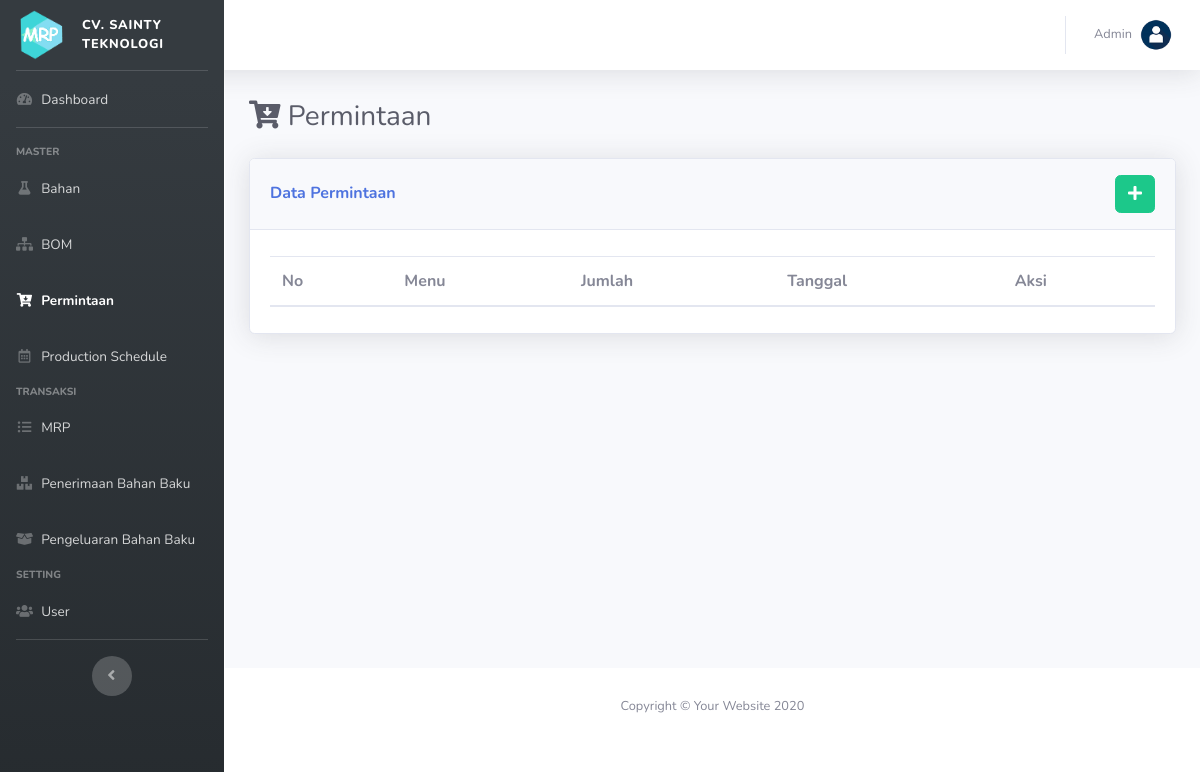
/index.php?p=permintaan, run on an earlier commit of the app's database.
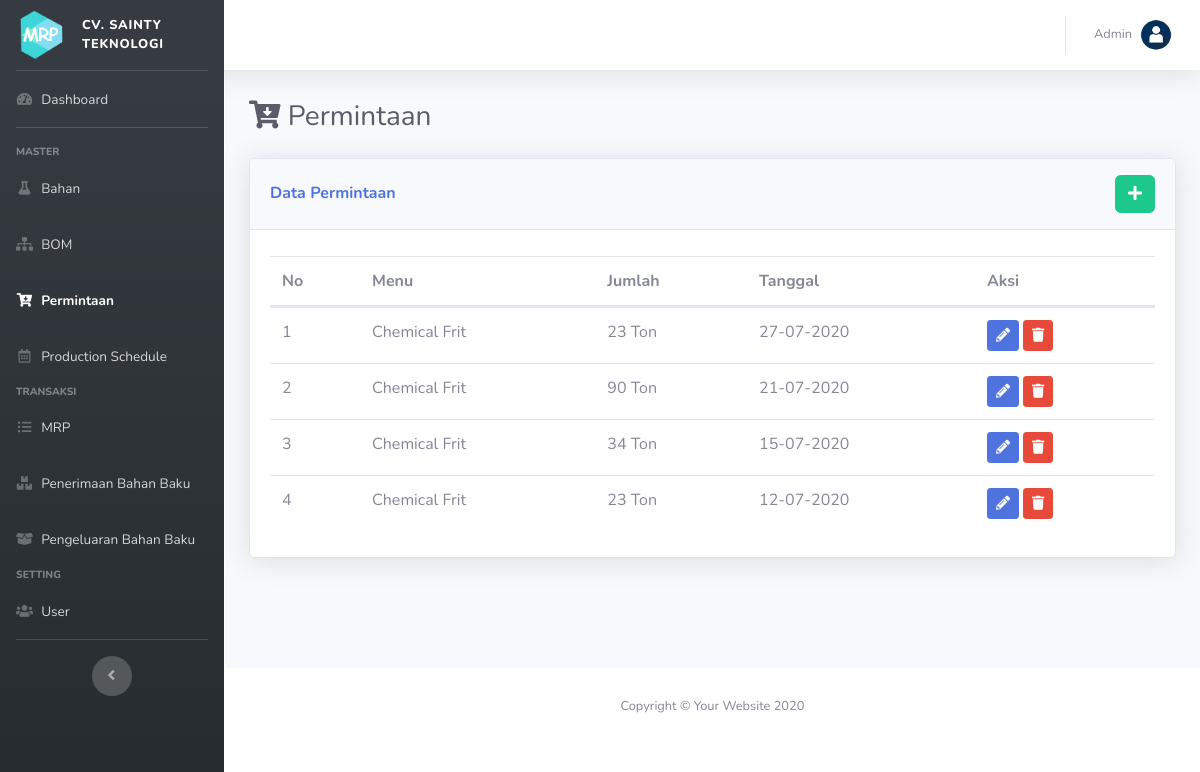
And on a later commit of the database.
### tables this page shows
CREATE TABLE IF NOT EXISTS `permintaan` (
  `id_permintaan` int(11) NOT NULL AUTO_INCREMENT,
  `id_bom` int(11) DEFAULT NULL,
  `jumlah` int(11) DEFAULT NULL,
  `tanggal` date DEFAULT NULL,
  PRIMARY KEY (`id_permintaan`) USING BTREE,
  KEY `id_bom` (`id_bom`),
  CONSTRAINT `FK_permintaan_bom` FOREIGN KEY (`id_bom`) REFERENCES `bom` (`id_bom`) ON DELETE CASCADE ON UPDATE CASCADE
);

CREATE TABLE IF NOT EXISTS `bom` (
  `id_bom` int(11) NOT NULL AUTO_INCREMENT,
  `nama_bom` varchar(200) DEFAULT NULL,
  `satuan` varchar(50) DEFAULT NULL,
  `jumlah` double DEFAULT NULL,
  `LT` int(11) DEFAULT NULL,
  PRIMARY KEY (`id_bom`) USING BTREE
);

### pages/permintaan.php (the view, shortened to what this page needs)
<div class="d-sm-flex align-items-center justify-content-between mb-4">
    <h1 class="h3 mb-0 text-gray-800"> <i class="fa fa-cart-arrow-down"></i> Permintaan</h1>
</div>
<?php
	$ket = "Data";
?>
<div class="row">
	<div class="col mb-4">
		<div class="card shadow mb-4">
            <div class="card-header py-3 d-flex flex-row align-items-center justify-content-between">
                <h6 class="m-0 font-weight-bold text-primary"><?= ucfirst($ket); ?> Permintaan</h6>
                <?php
                if(!isset($_GET['ket'])){
                ?>
                <div class="dropdown no-arrow">
                    <a href="index.php?p=permintaan&ket=tambah" class="btn btn-success" data-toggle="tooltip" data-placement="top" title="Tambah Data"><i class="fa fa-plus"></i></a>
                </div>
            	<?php } ?>
            </div>
            <div class="card-body">
            <?php
            	if(!isset($form)):
            ?>
            	<table class="table dataTable">
            		<thead>
            			<tr>
            				<th>No</th>
            				<th>Menu</th>
            				<th>Jumlah</th>
            				<th>Tanggal</th>
            				<th>Aksi</th>
            			</tr>
            		</thead>
            		<tbody>
            		<?php
            			$i=0;
            			$sql = "SELECT a.*, b.nama_bom, b.satuan FROM permintaan a JOIN bom b ON a.id_bom = b.id_bom ORDER BY tanggal DESC";
            			$q = mysqli_query($con, $sql);
            			while($row = mysqli_fetch_array($q)):
            		?>
            			<tr>
            				<td><?= ++$i; ?></td>
                            <td><?= $row['nama_bom']; ?></td>
                            <td><?= $row['jumlah']." ".$row['satuan']; ?></td>
                            <td><?= date("d-m-Y", strtotime($row['tanggal'])); ?></td>
            				<td>
                                <a href="index.php?p=permintaan&ket=ubah&id=<?= $row['id_permintaan'] ?>" class="btn btn-sm btn-primary" data-toggle="tooltip" data-placement="top" title="Ubah Data"><i class="fa fa-pencil-alt"></i></a>
                                <button type="button" class="btn btn-sm btn-danger btn-hapus" data-id="<?= $row['id_permintaan'] ?>" data-toggle="tooltip" data-placement="top" title="Hapus">
                                    <i class="fa fa-trash"></i>
                                </button>
                            </td>
            			</tr>
            		<?php endwhile; ?>
            		</tbody>
            	</table>
            	<?php endif; ?>
            </div>
        </div>
    </div>
</div>

### index.php (shortened to what this page needs)
<!DOCTYPE html>
<html lang="en">
<head>
    <link href="assets/vendor/fontawesome-free/css/all.min.css" rel="stylesheet" type="text/css">
    <link href="assets/css/sb-admin-2.css" rel="stylesheet">
    <link href="assets/css/style.css" rel="stylesheet">
    <link href="assets/vendor/datatables/dataTables.bootstrap4.min.css" rel="stylesheet">
</head>
<body id="page-top">
    <div id="wrapper">
        <ul class="navbar-nav bg-gradient-primary sidebar sidebar-dark accordion" id="accordionSidebar">
            <a class="sidebar-brand d-flex align-items-center justify-content-center" href="index.php">
                <img src="assets/img/logo.png" alt="Logo" width="50px">
                <div class="sidebar-brand-text mx-3" style="text-align:left;font-size: 0.8em;">cv. Sainty Teknologi</div>
            </a>
            <hr class="sidebar-divider my-0">
            <div class="scrollable-sidebar">
                <li class="nav-item" id="home">
                    <a class="nav-link" href="index.php">
                        <i class="fas fa-fw fa-tachometer-alt"></i>
                        <span>Dashboard</span>
                    </a>
                </li>
                <hr class="sidebar-divider">
                <div class="sidebar-heading">
                    Master
                </div>
                <li class="nav-item" id="bahan">
                    <a class="nav-link" href="index.php?p=bahan">
                        <i class="fas fa-fw fa-flask"></i>
                        <span>Bahan</span>
                    </a>
                </li>
                <li class="nav-item" id="bom">
                    <a class="nav-link" href="index.php?p=bom">
                        <i class="fas fa-fw fa-sitemap"></i>
                        <span>BOM</span>
                    </a>
                </li>
                <li class="nav-item" id="permintaan">
                    <a class="nav-link" href="index.php?p=permintaan">
                        <i class="fas fa-fw fa-cart-arrow-down"></i>
                        <span>Permintaan</span>
                    </a>
                </li>
                <li class="nav-item" id="mps">
                    <a class="nav-link" href="index.php?p=mps">
                        <i class="far fa-fw fa-calendar-alt"></i>
                        <span>Production Schedule</span>
                    </a>
                </li>
                <div class="sidebar-heading">
                    Transaksi
                </div>
                <li class="nav-item" id="mrp">
                    <a class="nav-link" href="index.php?p=mrp">
                        <i class="fas fa-fw fa-list-ul"></i>
                        <span>MRP</span>
                    </a>
                </li>
                <li class="nav-item" id="penerimaan_bb">
                    <a class="nav-link" href="index.php?p=penerimaan_bb">
                        <i class="fas fa-fw fa-boxes"></i>
                        <span>Penerimaan Bahan Baku</span>
                    </a>
                </li>
                <li class="nav-item" id="pengeluaran_bb">
                    <a class="nav-link" href="index.php?p=pengeluaran_bb">
                        <i class="fas fa-fw fa-box-open"></i>
                        <span>Pengeluaran Bahan Baku</span>
                    </a>
                </li>
                <div class="sidebar-heading">
                    Setting
                </div>
                <li class="nav-item" id="user">
                    <a class="nav-link" href="index.php?p=user">
                        <i class="fas fa-fw fa-users"></i>
                        <span>User</span>
                    </a>
                </li>
                <hr class="sidebar-divider d-none d-md-block">
                <div class="text-center m-center">
                    <button class="rounded-circle border-0" id="sidebarToggle"></button>
                </div>
            </div>
        </ul>
        <div id="content-wrapper" class="d-flex flex-column">
            <div id="content">
                <nav class="navbar navbar-expand navbar-light bg-white topbar mb-4 static-top shadow">
                    <ul class="navbar-nav ml-auto">
                    <li class="nav-item dropdown no-arrow">
                        <a class="nav-link dropdown-toggle" href="#" id="userDropdown" role="button" data-toggle="dropdown" aria-haspopup="true" aria-expanded="false">
                            <span class="mr-2 d-none d-lg-inline text-gray-600 small">Admin</span>
                            <img class="img-profile rounded-circle" src="assets/img/user.png">
                        </a>
                    </li>
                </ul>
            </nav>
            <div class="container-fluid main-content">
            <?php
                $dir = "pages";
                $pages = scandir($dir);
                unset($pages[0],$pages[1]);
                if(isset($_GET['p'])){
                    $p = $_GET['p'].".php";
                    if(in_array($p, $pages)){
                        include "$dir/$p";
                    }else{
                        include "$dir/404.php";
                    }
                }else{
                    include "$dir/home.php";
                }
            ?>
            </div>
          </div>
            <footer class="sticky-footer bg-white">
                <div class="container my-auto">
                    <div class="copyright text-center my-auto">
                        <span>Copyright &copy; Your Website 2020</span>
                    </div>
                </div>
            </footer>
        </div>
    </div>
</body>
</html>

### assets/css/style.css (style rules this page uses)
.bg-gradient-primary { background-color: #353B40; background-image: linear-gradient(180deg,#353B40 10%,#262B2F 100%); background-size: cover; }
.scrollable-sidebar { overflow-y: auto; overflow-x: hidden; height: calc(100vh - 4.375rem); }
.m-center { width: 100%; }

What changed in the data, as far as the page shows it:
added permintaan: id_bom.nama_bom "Chemical Frit", jumlah "23", id_bom.satuan "Ton", tanggal "27-07-2020"
added permintaan: id_bom.nama_bom "Chemical Frit", jumlah "90", id_bom.satuan "Ton", tanggal "21-07-2020"
added permintaan: id_bom.nama_bom "Chemical Frit", jumlah "34", id_bom.satuan "Ton", tanggal "15-07-2020"
added permintaan: id_bom.nama_bom "Chemical Frit", jumlah "23", id_bom.satuan "Ton", tanggal "12-07-2020"
